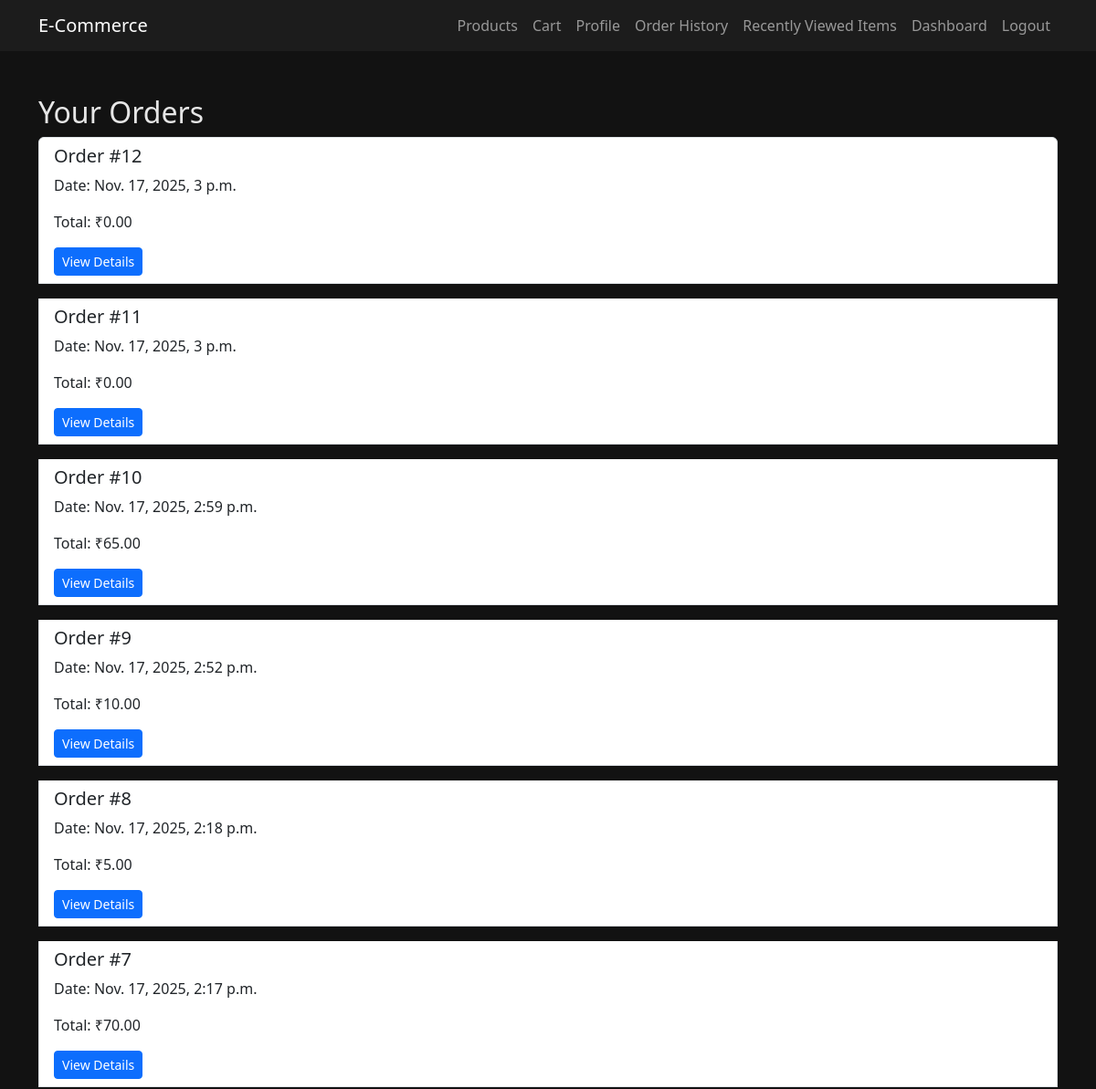
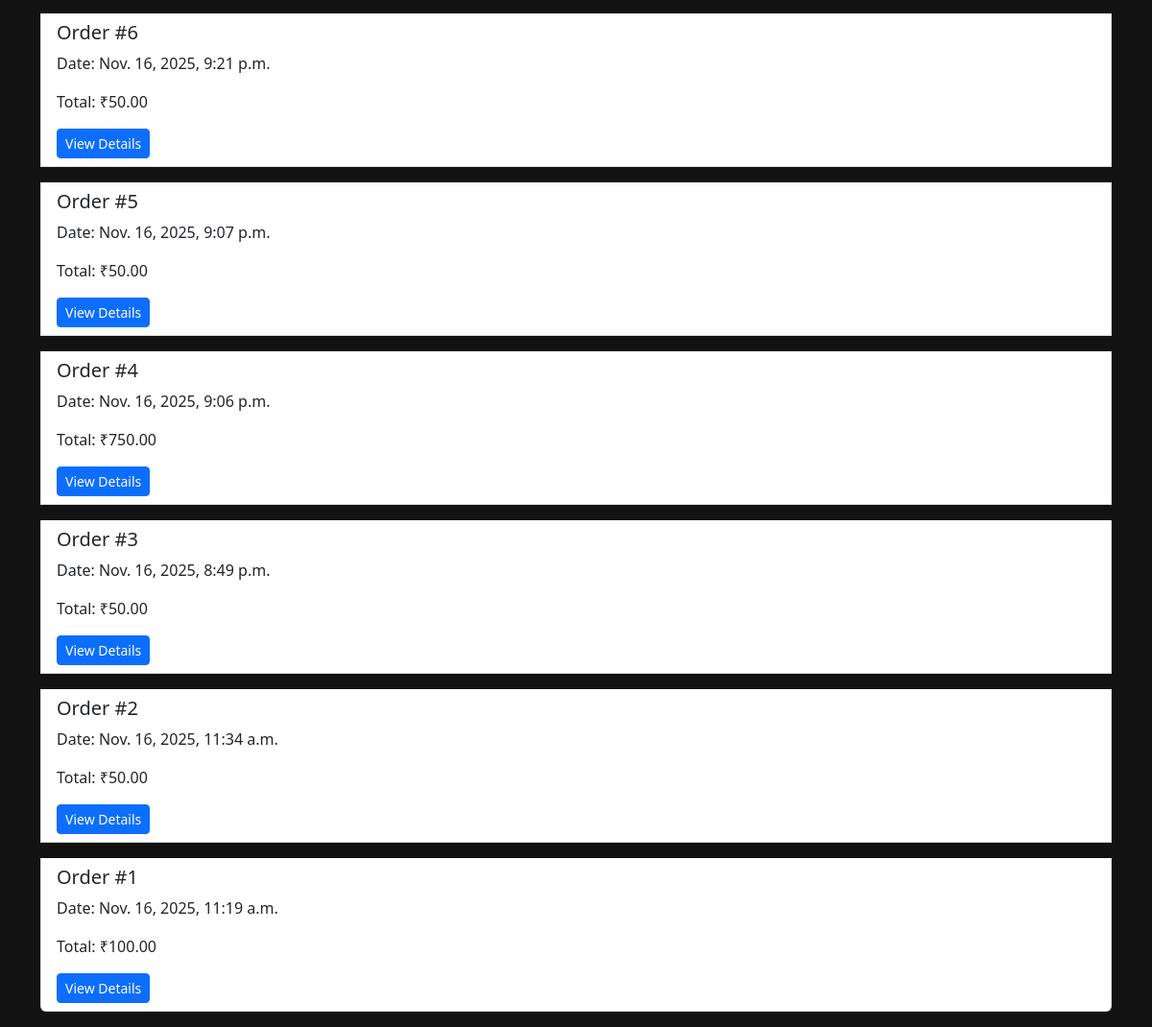
Screenshot of /orders/ (signed in) with the database file from the repository (2 pictures, top to bottom).
### Cart/models.py (models this page shows, shortened)
class Order(models.Model):
    STATUS_CHOICES = (
        ('Pending','Pending'),
        ('Shipped','Shipped'),
        ('Delivered','Delivered'),
        ('Cancelled','Cancelled'),
    )
    user = models.ForeignKey(User, on_delete=models.CASCADE)
    created_at = models.DateTimeField(auto_now_add=True)
    total_amount = models.DecimalField(max_digits=12, decimal_places=2, default=0)
    status = models.CharField(max_length=20, choices=STATUS_CHOICES, default='Pending')

### User_App/views.py (the view)
# urls.py: path('orders/', views.order_history, name='order_history'),
@login_required
def order_history(request): #history of orders
    orders = Order.objects.filter(user=request.user).order_by('-created_at')
    return render(request, 'User_App/orders.html', {'orders': orders})

### User_App/templates/User_App/orders.html (shortened to what this page needs)
{% extends 'User_App/base.html' %}
{% block content %}<h2>Your Orders</h2>
<div class="list-group">{% for o in orders %}
    <div class="list-group-item mb-3">
        <h5>Order #{{ o.id }}</h5>
        <p>Date: {{ o.created_at }}</p>
        <p>Total: ₹{{ o.total_amount }}</p>
        <a href="{% url 'User_App:order_detail' o.pk %}" class="btn btn-primary btn-sm">View Details
        </a></div>
        {% empty %}<p>No orders found.</p>
        {% endfor %}
    </div>
    {% endblock %}

### User_App/templates/User_App/base.html (style rules this page uses)
body { background-color: #121212; color: #e6e6e6; font-family: 'Segoe UI', sans-serif; }
a { color: #00b4ff; }

### rows the page displays
Order: id "12", created_at "Nov. 17, 2025, 3 p.m.", total_amount "0.00"
Order: id "11", created_at "Nov. 17, 2025, 3 p.m.", total_amount "0.00"
Order: id "10", created_at "Nov. 17, 2025, 2:59 p.m.", total_amount "65.00"
Order: id "9", created_at "Nov. 17, 2025, 2:52 p.m.", total_amount "10.00"
Order: id "8", created_at "Nov. 17, 2025, 2:18 p.m.", total_amount "5.00"
Order: id "7", created_at "Nov. 17, 2025, 2:17 p.m.", total_amount "70.00"
Order: id "6", created_at "Nov. 16, 2025, 9:21 p.m.", total_amount "50.00"
Order: id "5", created_at "Nov. 16, 2025, 9:07 p.m.", total_amount "50.00"
Order: id "4", created_at "Nov. 16, 2025, 9:06 p.m.", total_amount "750.00"
Order: id "3", created_at "Nov. 16, 2025, 8:49 p.m.", total_amount "50.00"
Order: id "2", created_at "Nov. 16, 2025, 11:34 a.m.", total_amount "50.00"
Order: id "1", created_at "Nov. 16, 2025, 11:19 a.m.", total_amount "100.00"
